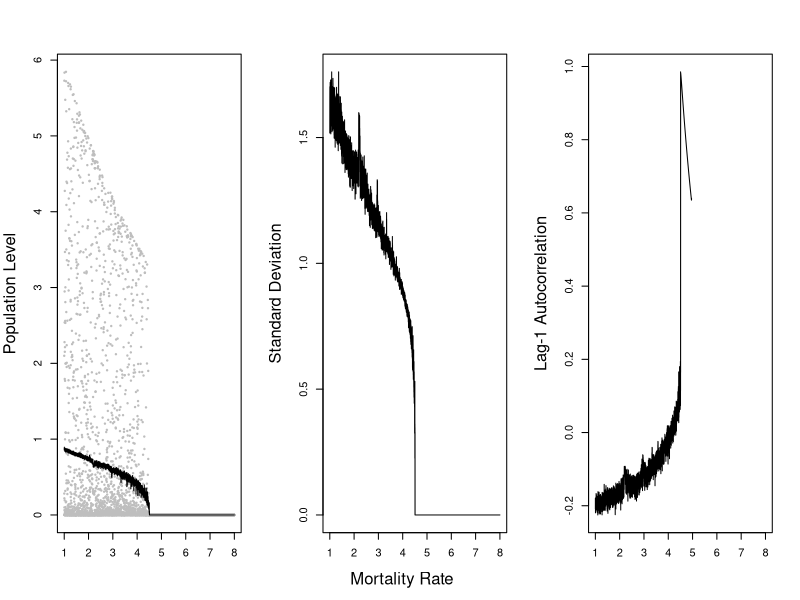
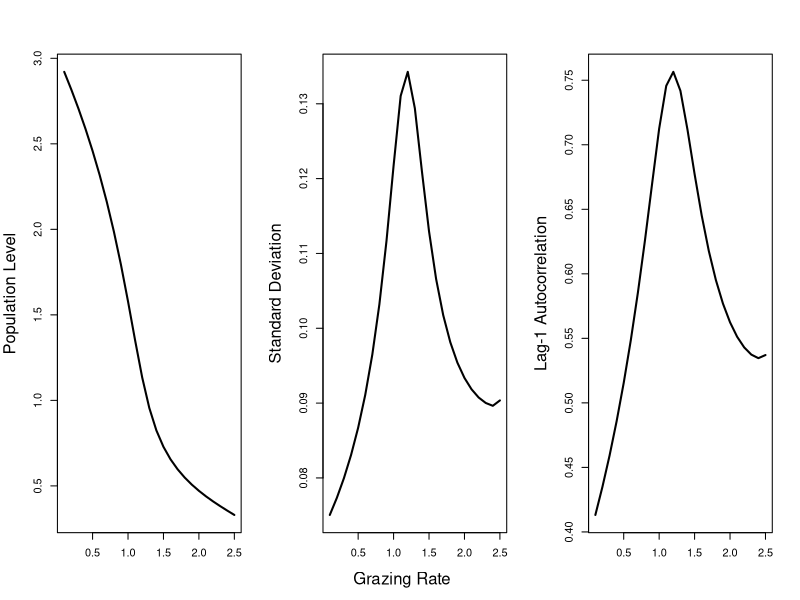

Source code (R) for these figures, in order:
# Code to generate two example figures for early warning review

require(plyr)

s.model <- function(x, r, sK, m) {

  x1 <- x * exp(r * (1-x) - m / (1+ sK*x))
  return(x1)
  }

m <- seq(1,8,by=0.001)
r <- 4.5
sK <- 16
x0 <- runif(length(m))
T <- 1000
X <- matrix(NA, nrow=T+1, ncol=length(m))
X[1,] <- x0

for (i in 1:T) {
  
  X[i+1,] <- s.model(X[i,], r, sK, m)
  
  }

schreiber.stats <- adply(1:length(m), 1, function(x) data.frame(
  m=m[x],
  mean=mean(X[800:1001,x]),
  SD=sd(X[800:1001,x] - mean(X[800:1001,x])),
  AR1=acf(X[800:1001,x], lag.max=1, plot=FALSE)$acf[2]
  ))

postscript("schreiber-fig.eps", horizontal = FALSE, onefile = FALSE, paper = "special", width=5, height=2.5)
par(mfrow=c(1,3), cex.lab=1.5, oma=c(0,0.25,0,0))
plot(m, X[1001,], pch=19, cex=0.3, xlab = "", ylab="Population Level", col="grey")
lines(schreiber.stats$m, schreiber.stats$mean, type="l")
plot(schreiber.stats$m, schreiber.stats$SD, type="l", ylab="Standard Deviation", xlab="")
plot(schreiber.stats$m, schreiber.stats$AR1, type="l", ylab="Lag-1 Autocorrelation", xlab="")
mtext("Mortality Rate", side=1, outer=T, padj=-2)
dev.off()



k.model <- function(V, parms) {

  r = parms[["r"]]
  K = parms[["K"]]
  c = parms[["c"]]
  V0 = parms[["V0"]]
  dt = parms[["dt"]]
  sigma = parms[["sigma"]]
    
  dVdt <- r*V*(1- V/K) - c*(V^2)/(V^2 + V0^2)
  
  V1 <- V + dVdt*dt + sigma*rnorm(1,mean=0,sd=sqrt(dt))
  
  }


dt <- 0.01
T <- 300
cs <- seq(0.1,2.5,0.1)
parms <- list(K=3,r=1,V0=1, c=cs, sigma=0.1, dt=dt)
Vout <- matrix(NA, nrow=(T/dt)+1, ncol=length(cs))
Vout[1,] <- parms[["V0"]]
for(i in 1:(nrow(Vout)-1)) {
  Vout[i+1,] <- k.model(Vout[i,], parms)
  }

Vout <- Vout[seq(nrow(Vout)-200*(1/dt),nrow(Vout),length.out=200),]
kefi.stats <- adply(1:length(cs), 1, function(x) data.frame(
  c=cs[x],
  mean=mean(Vout[,x]),
  SD=sd(Vout[,x] - mean(Vout[,x])),
  AR1=acf(Vout[,x], lag.max=1, plot=FALSE)$acf[2]
  ))

postscript("kefi-fig.eps", horizontal = FALSE, onefile = FALSE, paper = "special", width=5, height=2.5)
par(mfrow=c(1,3), cex.lab=1.5, oma=c(0,0.25,0,0))
plot(kefi.stats$c, tail(Vout,1), xlab="", ylab="Population Level", type="l", lwd=2)
plot(kefi.stats$c, kefi.stats$SD, type="l", ylab="Standard Deviation", xlab="", lwd=2)
plot(kefi.stats$c, kefi.stats$AR1, type="l", ylab="Lag-1 Autocorrelation", xlab="", lwd=2)
mtext("Grazing Rate", side=1, outer=T, padj=-2)
dev.off()


